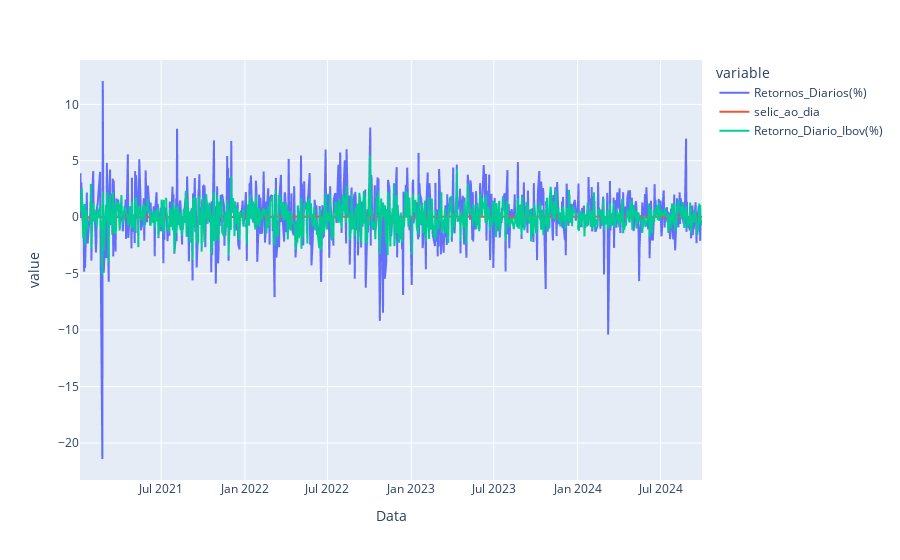

Write notebook code for a chart like this one.
### Markdown cell above
### 3. Rentabilidade Diária contra Selic e Ibov

### Code cell
graph_fundreturn_selic_ibovreturn = px.line(dados_combinados1, x=dados_combinados1.index, y=['Retornos_Diarios(%)',
                                                                                             'selic_ao_dia',
                                                                                             'Retorno_Diario_Ibov(%)'])

graph_fundreturn_selic_ibovreturn.show()

### Figure 1 — Plotly figure (JSON) as saved in the notebook; plotly's stock layout.template omitted (floating-point values rounded to 4 significant figures; data arrays with more than 128 entries replaced by an {"elided": "..."} marker saying what was removed)
{"data": [{"hovertemplate": "variable=Retornos_Diarios(%)<br>Data=%{x}<br>value=%{y}<extra></extra>", "legendgroup": "Retornos_Diarios(%)", "line": {"color": "#636efa", "dash": "solid"}, "marker": {"symbol": "circle"}, "mode": "lines", "name": "Retornos_Diarios(%)", "showlegend": true, "type": "scattergl", "x": {"elided": "941 str values"}, "xaxis": "x", "y": {"elided": "941 float values"}, "yaxis": "y"}, {"hovertemplate": "variable=selic_ao_dia<br>Data=%{x}<br>value=%{y}<extra></extra>", "legendgroup": "selic_ao_dia", "line": {"color": "#EF553B", "dash": "solid"}, "marker": {"symbol": "circle"}, "mode": "lines", "name": "selic_ao_dia", "showlegend": true, "type": "scattergl", "x": {"elided": "941 str values"}, "xaxis": "x", "y": {"elided": "941 float values"}, "yaxis": "y"}, {"hovertemplate": "variable=Retorno_Diario_Ibov(%)<br>Data=%{x}<br>value=%{y}<extra></extra>", "legendgroup": "Retorno_Diario_Ibov(%)", "line": {"color": "#00cc96", "dash": "solid"}, "marker": {"symbol": "circle"}, "mode": "lines", "name": "Retorno_Diario_Ibov(%)", "showlegend": true, "type": "scattergl", "x": {"elided": "941 str values"}, "xaxis": "x", "y": {"elided": "941 float values"}, "yaxis": "y"}], "layout": {"legend": {"title": {"text": "variable"}, "tracegroupgap": 0}, "margin": {"t": 60}, "xaxis": {"anchor": "y", "domain": [0, 1], "title": {"text": "Data"}}, "yaxis": {"anchor": "x", "domain": [0, 1], "title": {"text": "value"}}}}
